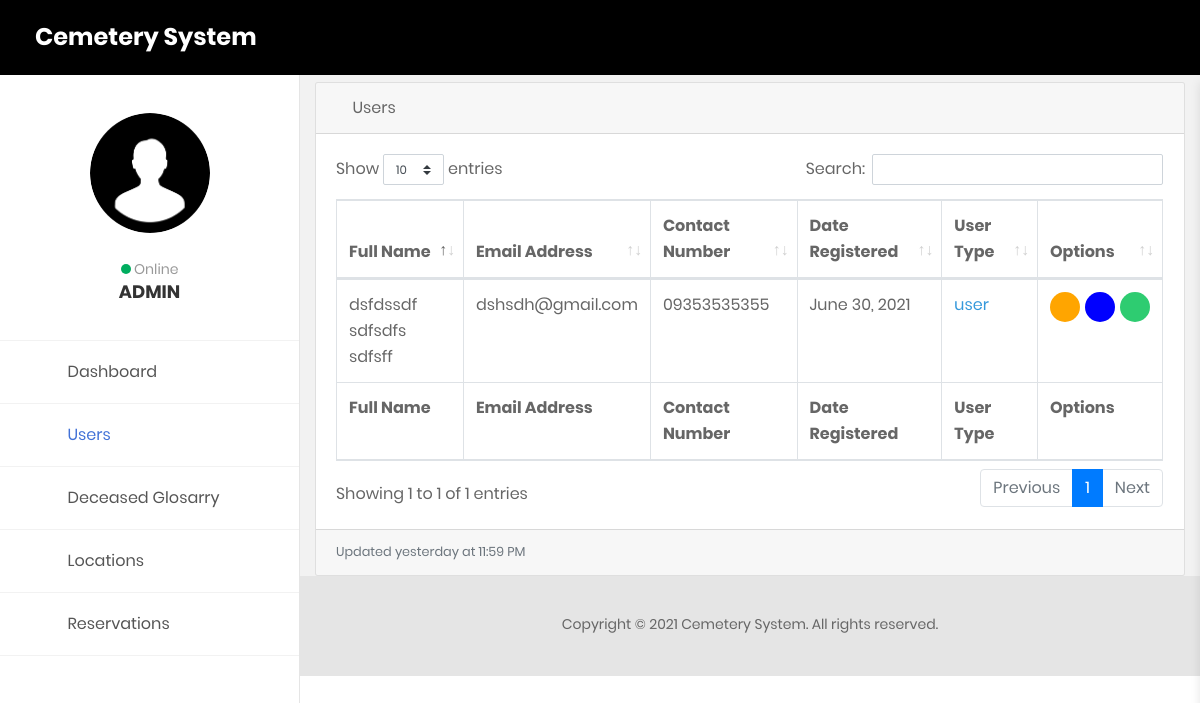
The page /admin/viewUser.php (signed in) on the database its author committed.
### tables this page shows
CREATE TABLE `users` (
  `user_id` int(11) NOT NULL,
  `fname` text NOT NULL,
  `mname` text NOT NULL,
  `lname` text NOT NULL,
  `age` text NOT NULL,
  `birthday` text NOT NULL,
  `gender` text NOT NULL,
  `residential_address` text NOT NULL,
  `email_address` text NOT NULL,
  `contact_number` text NOT NULL,
  `username` text NOT NULL,
  `password` text NOT NULL,
  `date_registered` datetime NOT NULL,
  `photo` text NOT NULL,
  `status` text NOT NULL,
  `user_type` text NOT NULL
);

### admin/viewUser.php (the view, shortened to what this page needs)
<?php
  include('../functions/functions.php');
?>
<!DOCTYPE html>
<html lang="en">
<head>
    <link href="css/font-face.css" rel="stylesheet" media="all">
    <link href="vendor/font-awesome-4.7/css/font-awesome.min.css" rel="stylesheet" media="all">
    <link href="vendor/font-awesome-5/css/fontawesome-all.min.css" rel="stylesheet" media="all">
    <link href="vendor/mdi-font/css/material-design-iconic-font.min.css" rel="stylesheet" media="all">
    <link href="vendor/bootstrap-4.1/bootstrap.min.css" rel="stylesheet" media="all">
    <link href="vendor/animsition/animsition.min.css" rel="stylesheet" media="all">
    <link href="vendor/bootstrap-progressbar/bootstrap-progressbar-3.3.4.min.css" rel="stylesheet" media="all">
    <link href="vendor/wow/animate.css" rel="stylesheet" media="all">
    <link href="vendor/css-hamburgers/hamburgers.min.css" rel="stylesheet" media="all">
    <link href="vendor/slick/slick.css" rel="stylesheet" media="all">
    <link href="vendor/select2/select2.min.css" rel="stylesheet" media="all">
    <link href="vendor/perfect-scrollbar/perfect-scrollbar.css" rel="stylesheet" media="all">
    <link href="vendor/vector-map/jqvmap.min.css" rel="stylesheet" media="all">
    <link href="css/theme.css" rel="stylesheet" media="all">
    <link href="css/badge2.css" rel="stylesheet" media="all">
    <link href="css/spanbadge.css" rel="stylesheet" media="all">
    <link href="../assets/vendor/datatables/dataTables.bootstrap4.css" rel="stylesheet">
</head>
<body class="animsition">
    <div class="page-wrapper">
       <aside class="menu-sidebar2">
            <div class="logo" style="background: black;">
                <a href="adminPanel.php">
                     <h3 class="name text-white">Cemetery System</h3>
                </a>
            </div>
            <div class="menu-sidebar2__content js-scrollbar1">
                <div class="account2">
                    <div class="image img-cir img-120">
                        <?php if($_SESSION['user']['photo'] != ""): ?>
                            <img src="../assets/images/<?php echo $_SESSION['user']['photo']; ?>"/>
                        <?php else: ?>
                            <img src="../assets/images/profile.png"/>
                        <?php endif; ?>
                    </div>
                    <a href="#" style="pointer-events: none;"><span class="dot dot--green"></span> Online</a>
                    <h4>ADMIN</h4>
                </div>
                <nav class="navbar-sidebar2">
                    <ul class="list-unstyled navbar__list">
                        <li>
                            <a href="adminPanel.php">
                            <i class="fas fa-tachometer-alt"></i>Dashboard</a>
                        </li>
                        <li class="has-sub active">
                                <a class="js-arrow" href="#">
                                    <i class="fas fa-user-circle"></i>Users
                                    <span class="arrow">
                                        <i class="fas fa-angle-down"></i>
                                    </span>
                                </a>
                        </li>
                        <li>
                            <a href="deceasedGlosarry.php">
                            <i class="fas fa-book"></i>Deceased Glosarry</a>
                        </li>
                        <li>
                            <a href="location.php">
                            <i class="fas fa-map-marker-alt"></i>Locations</a>
                        </li>
                        <li class="has-sub">
                                <a class="js-arrow" href="#">
                                    <i class="fas fa-table"></i>Reservations
                                    <span class="arrow">
                                        <i class="fas fa-angle-down"></i>
                                    </span>
                                </a>
                        </li>
                    </ul>
                </nav>
            </div>
        </aside>
        <div class="page-container2">
           <header class="header-desktop2" style="background: black">
                <div class="section__content section__content--p30">
                    <div class="container-fluid">
                        <div class="header-wrap2">
                            <div class="header-button2">
                                <div class="header-button-item js-item-menu">
                                     <i class="zmdi zmdi-email"></i>
                                </div>
                               <div class="header-button-item mr-0 js-sidebar-btn">
                                    <i class="zmdi zmdi-menu"></i>
                                </div>
                            </div>
                        </div>
                    </div>
                </div>
            </header>
        <section class="statistic" style="margin-top: 25px;">
                   <div class="container-fluid">
      <div class="card mb-3">
            <div class="card-header">
              <i class="fas fa-user"></i>
              Users</div>
            <div class="card-body">
              <div class="table-responsive">
                <?php
                    $userId = $_SESSION['user']['user_id'];
                    $query = "SELECT * FROM users WHERE user_id!='$userId'";
                    $result = mysqli_query($db,$query);
                ?>
                <table class="table table-bordered" id="dataTable" width="100%" cellspacing="0">
                  <thead>
                    <tr>
                    <th>Full Name</th>
                    <th>Email Address</th>
                    <th>Contact Number</th>
                    <th>Date Registered</th>
                    <th>User Type</th>
                    <th>Options</th>
                    </tr>
                  </thead>
                  <tfoot>
                    <tr>
                    <th>Full Name</th>
                    <th>Email Address</th>
                    <th>Contact Number</th>
                    <th>Date Registered</th>
                    <th>User Type</th>
                    <th>Options</th>
                    </tr>
                  </tfoot>
                  <tbody>
                    <?php
                            if($result){
                              while($res = mysqli_fetch_array($result)) {
                                echo "<tr>";
                                  echo "<td>".$res['fname']." ".$res['mname']." ".$res['lname']."</td>";
                                  echo "<td>".$res['email_address']."</td>";
                                  echo "<td>".$res['contact_number']."</td>";
                                  echo "<td>".date('F j, Y',strtotime($res['date_registered']))."</td>";
                                  if ($res['user_type']=='admin') {
                                     echo "<td style=\"color: #2ecc71;\">".$res['user_type']."</td>";
                                  }else{
                                    echo "<td style=\"color: #3498db;\">".$res['user_type']."</td>";
                                  }
                                  if ($res['user_type']=='admin') {
                                    echo "
                                    <td>
                                        <div class=\"table-data-feature\">
                                            <a href=\"viewUserProfile.php?user_id=$res[user_id]\" class=\"item\" data-toggle=\"tooltip\" data-placement=\"top\" title=\"View Admin Profile\" style=\"background: orange;\"><i style=\"color: white;\" class=\"zmdi zmdi-eye\"></i></a>
                                        </div>
                                    </td>
                                    ";
                                  }else{
                                    echo "
                                    <td>
                                        <div class=\"table-data-feature\">
                                            <a href=\"viewUserProfile.php?user_id=$res[user_id]\" class=\"item\" data-toggle=\"tooltip\" data-placement=\"top\" title=\"View User Profile\" style=\"background: orange;\"><i style=\"color: white;\" class=\"zmdi zmdi-eye\"></i></a>
                                             <a href=\"selectLocation.php?user_id=$res[user_id]\" class=\"item\" data-toggle=\"tooltip\" data-placement=\"top\" title=\"Add User Reservation\" style=\"background: blue;\"><i style=\"color: white;\" class=\"zmdi zmdi-plus\"></i></a>
                                            <a class=\"item\" data-toggle=\"tooltip\" data-placement=\"top\" title=\"Send Message\" href=\"sendUserMessage.php?user_id=$res[user_id]\" style=\"background: #2ecc71;\"><i style=\"color: white;\" class=\"zmdi zmdi-mail-send\"></i></a>
                                        </div>
                                    </td>
                                    ";
                                  }
                                 echo "</tr>";
                              }
                            }?>
                  </tbody>
                </table>
              </div>
            </div>
            <div class="card-footer small text-muted">Updated yesterday at 11:59 PM</div>
          </div>
      </div>
        </section>
        </div>
            <footer class="sticky-footer" style="height: 20px;">
              <div class="container my-auto">
                <div class="copyright text-center my-auto">
                  <p style="margin-left: 300px;">Copyright © 2021 Cemetery System. All rights reserved.</p>
                </div>
              </div>
            </footer>
    </div>
</body>
</html>

### rows shown on the page
users: fname "dsfdssdf", mname "sdfsdfs", lname "sdfsff", email_address "dshsdh@gmail.com", contact_number "09353535355", date_registered "June 30, 2021", user_type "user"
